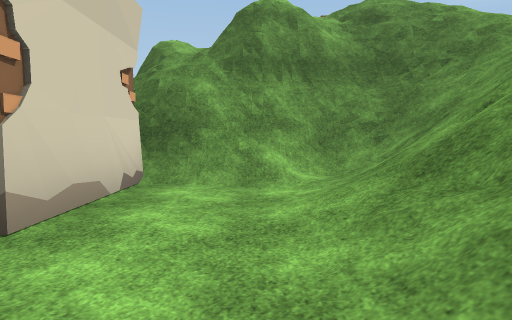
View 1 (above)

24 first-person views from a walk through a Unity game level. The camera is 1.3 m above the floor, tilts 4° down and sees 70° across. The floor is counted in squares, 2 m on a side. Each view is taken from the middle of a square. On the plan, view 1 faces up. The plan holds only what a view shows up to about 11 squares ahead; the rest is blank. The place goes on beyond the plan. The player character is not drawn. Some surface patterns are stand-ins.

View 2
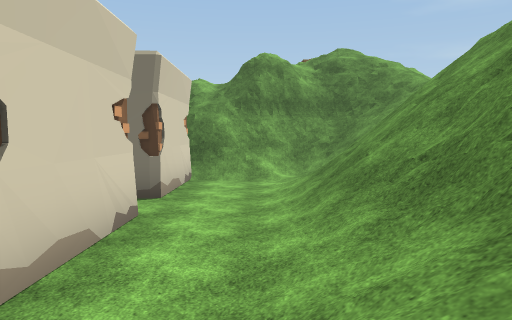

View 3
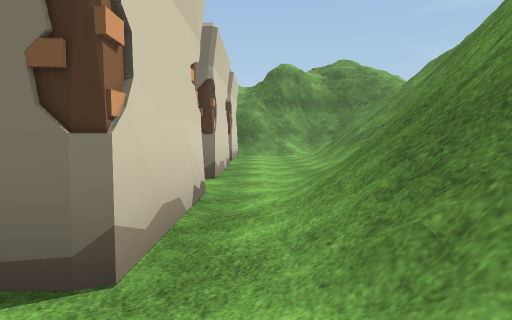

View 4
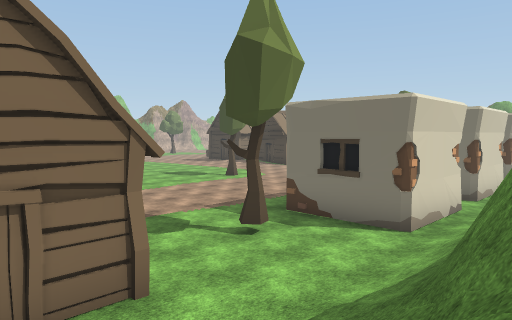

View 5
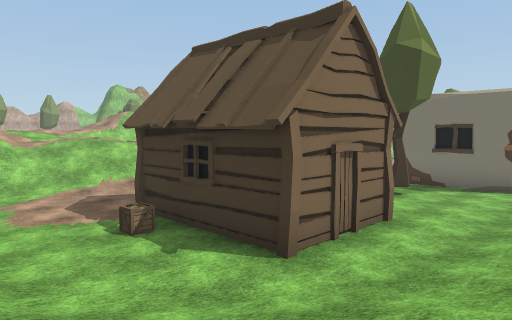

View 6
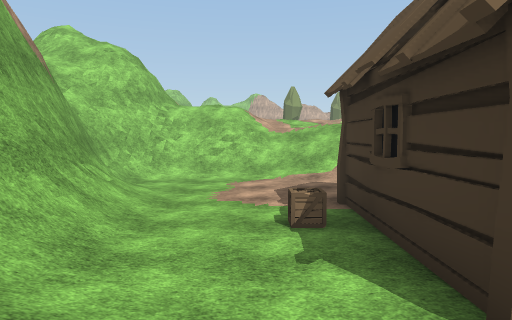

View 7
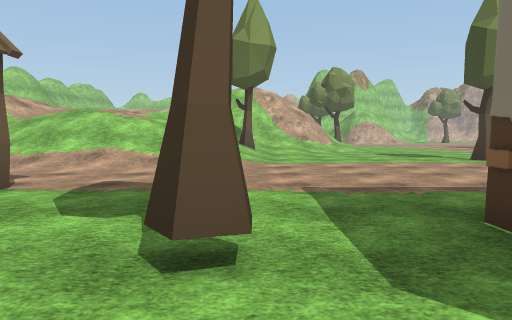

View 8
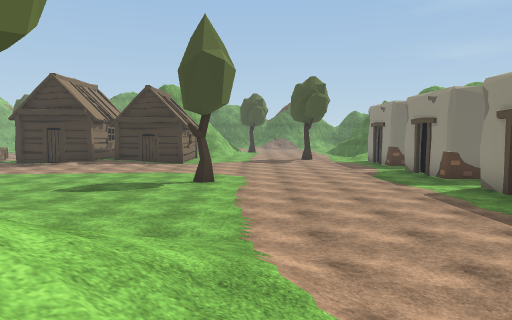

View 9
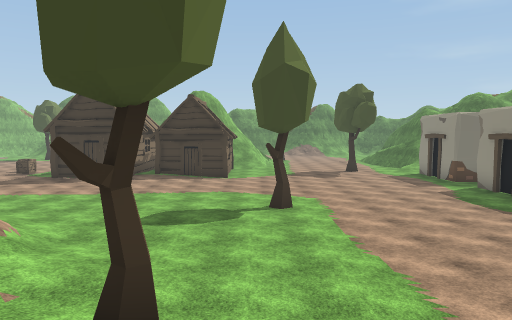

View 10
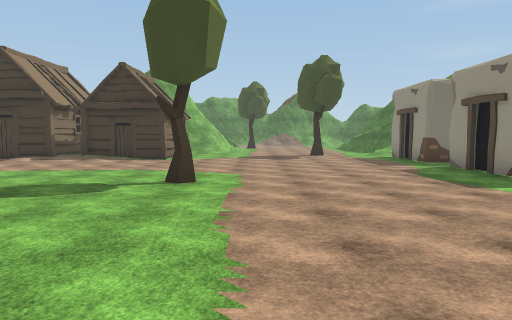

View 11
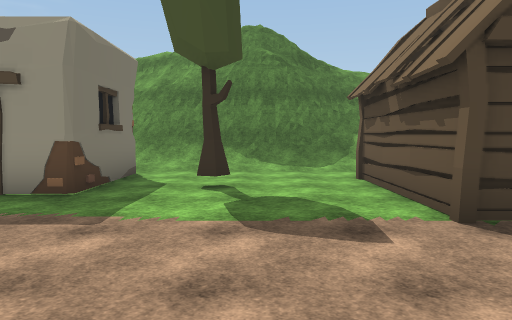

View 12
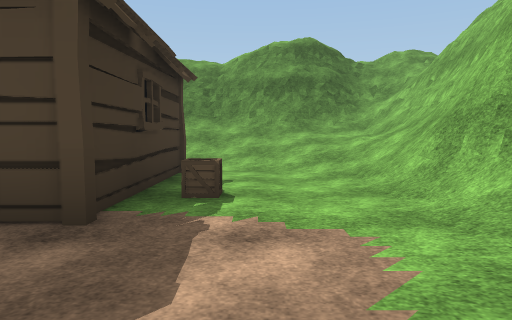

View 13
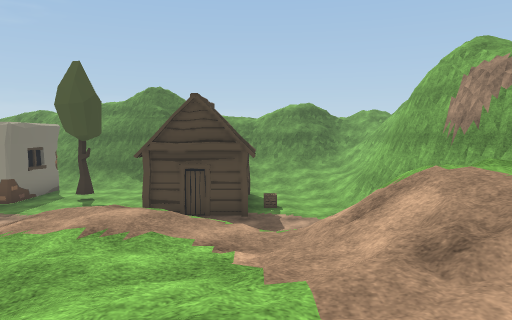

View 14
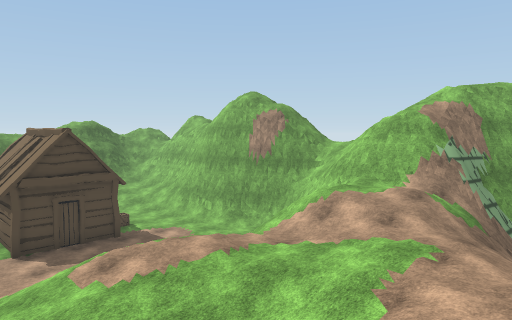

View 15
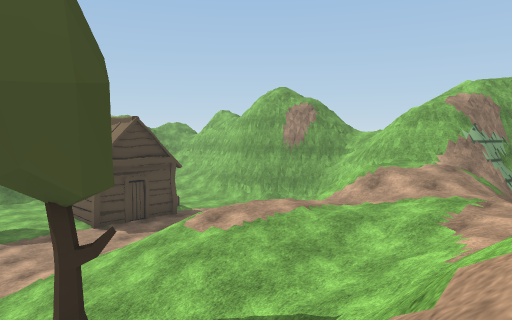

View 16
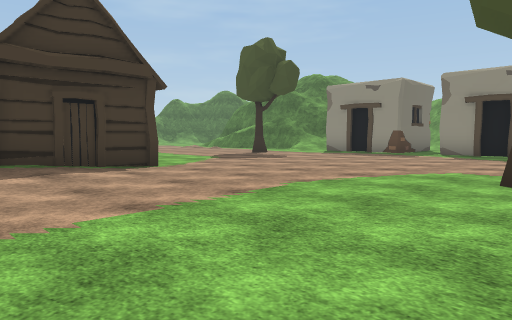

View 17
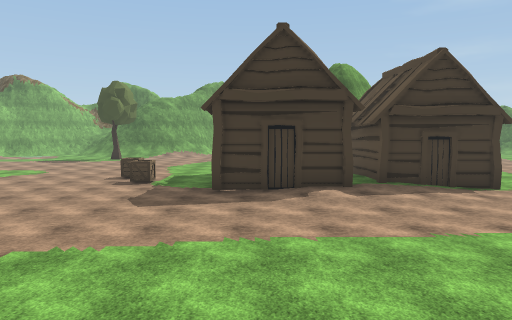

View 18
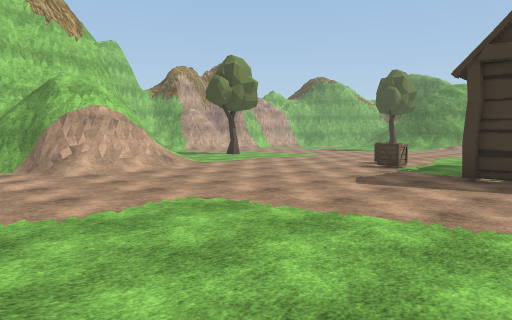

View 19
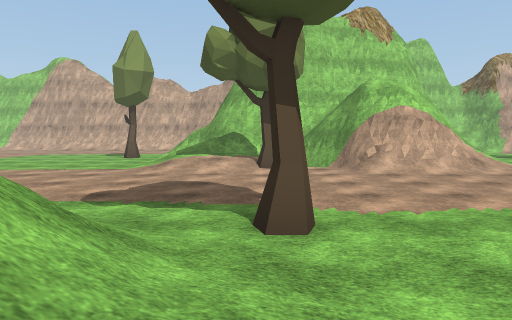

View 20
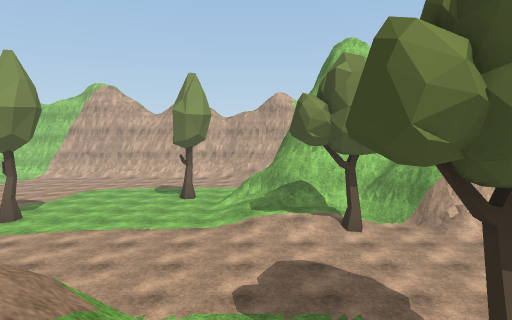

View 21
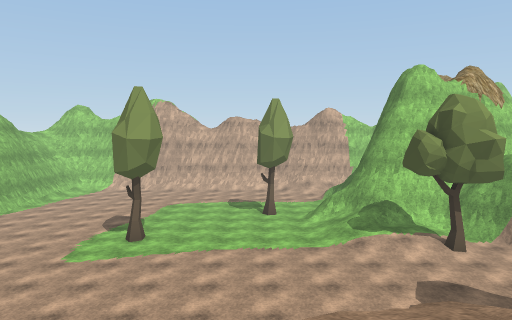

View 22
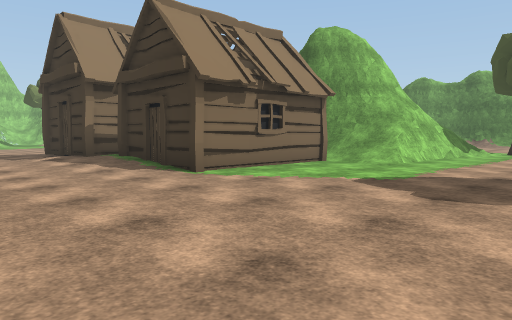

View 23
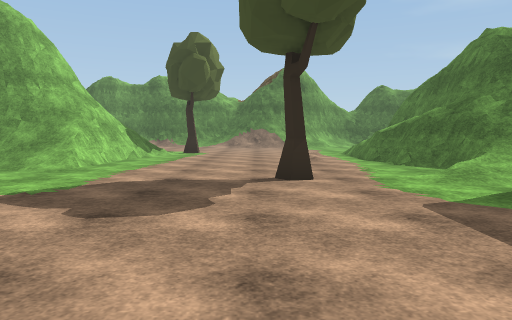

View 24
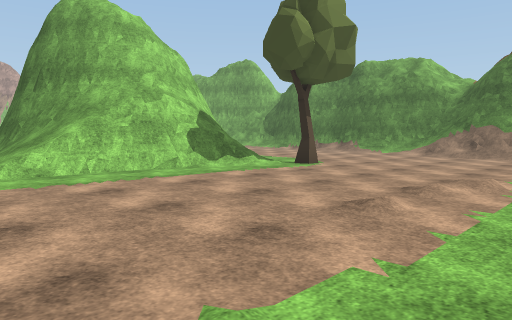

### Floor plan
Key: @ floor where view 1 was taken; # wall or solid block; . main floor; : floor 0.25 m higher than the main floor; / step, stairs or slope; = window, fence, low wall or low ledge; T tree; H hut; C crate; O other object.
Columns run from 29 left of view 1 to 3 right of it. Each row starts with its distance up from view 1.
 20                      ##
 19                     ///
 18                     ../
 17                    ....
 16                   .....
 15                   ......
 14                   .T....
 13                ##//.....
 12                ##=/..../=##
 11                ###......==#
 10               ##=#......=##
  9              ###/=......==#
  8        ..      ///.......##=#####
  7        ..     HH........// ####==
  6    ...C..    H  ......T.// ##///
  5    ....C.   HH  .........  O////
  4    ......H. HHHH........   #..///
  3   ..........::..........   #..///
  2   /......................  ...///
  1  ##......................  O..//
  0  ##/.....................###.@/=
 -1  ##/.....................###.//#
 -2 ##/...............T......###.//#
 -3 #//....................... ..//
 -4 #//T....T/////...........  #//#
 -5 ////....///  /...........  #//#
 -6 ////..../  / ///.........##O/##
 -7 ///..... // / ///.........../##
 -8 ........ =///= /T///.....T../##
 -9 .......   //// //////......./##
-10 .......      ////////......./##
-11 .......      ////////..HHHH.//#
-12 .......      ////////..H  H.//=
-13 .T.....      ////////..H  H.///#
-14  ......      ///////....C...///#
-15  ....        ///////.......///=#
-16  ...         ///////...../////==
-17              ///////./////////#=
-18              /==####/#######//

Where each view was taken, in squares from view 1:
view 1: 0 up, 0 right, facing up
view 2: 4 down, 0 right, facing up
view 3: 8 down, 1 left, facing up
view 4: 13 down, 1 right, facing up-left
view 5: 17 down, 0 right, facing up-left
view 6: 15 down, 1 left, facing left
view 7: 8 down, 2 left, facing left
view 8: 12 down, 10 left, facing up
view 9: 11 down, 12 left, facing up
view 10: 9 down, 10 left, facing up
view 11: 9 down, 10 left, facing right
view 12: 15 down, 9 left, facing right
view 13: 14 down, 16 left, facing right
view 14: 9 down, 17 left, facing down-right
view 15: 7 down, 17 left, facing down-right
view 16: 3 down, 17 left, facing up-right
view 17: 5 down, 19 left, facing up
view 18: 4 down, 18 left, facing up-left
view 19: 4 down, 18 left, facing left
view 20: 6 down, 18 left, facing left
view 21: 9 down, 17 left, facing left
view 22: 0 up, 8 left, facing up-left
view 23: 1 up, 8 left, facing up
view 24: 7 up, 5 left, facing up-left
